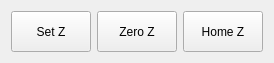
                     <widget class="QWidget" name="horizontalLayoutWidget_6">
                      <property name="geometry">
                       <rect>
                        <x>10</x>
                        <y>58</y>
                        <width>254</width>
                        <height>51</height>
                       </rect>
                      </property>
                      <layout class="QGridLayout" name="gridLayout_4">
                       <item row="0" column="0">
                        <widget class="AxisToolButton" name="axistoolbutton_2">
                         <property name="minimumSize">
                          <size>
                           <width>80</width>
                           <height>41</height>
                          </size>
                         </property>
                         <property name="text">
                          <string>Set Z</string>
                         </property>
                         <property name="joint_number" stdset="0">
                          <number>2</number>
                         </property>
                         <property name="axis_letter" stdset="0">
                          <string>Z</string>
                         </property>
                        </widget>
                       </item>
                       <item row="0" column="1">
                        <widget class="ActionButton" name="action_zero_z">
                         <property name="sizePolicy">
                          <sizepolicy hsizetype="Fixed" vsizetype="Fixed">
                           <horstretch>0</horstretch>
                           <verstretch>0</verstretch>
                          </sizepolicy>
                         </property>
                         <property name="minimumSize">
                          <size>
                           <width>80</width>
                           <height>41</height>
                          </size>
                         </property>
                         <property name="statusTip">
                          <string>ZERO AXIS Z</string>
                         </property>
                         <property name="text">
                          <string>Zero Z</string>
                         </property>
                         <property name="zero_axis_action" stdset="0">
                          <bool>true</bool>
                         </property>
                         <property name="template_label_option" stdset="0">
                          <bool>false</bool>
                         </property>
                         <property name="joint_number" stdset="0">
                          <number>2</number>
                         </property>
                         <property name="axis_letter" stdset="0">
                          <string>Z</string>
                         </property>
                         <property name="incr_imperial_number" stdset="0">
                          <double>0.010000000000000</double>
                         </property>
                         <property name="incr_mm_number" stdset="0">
                          <double>0.025000000000000</double>
                         </property>
                         <property name="incr_angular_number" stdset="0">
                          <double>-1.000000000000000</double>
                         </property>
                         <property name="toggle_float_option" stdset="0">
                          <bool>false</bool>
                         </property>
                         <property name="float_num" stdset="0">
                          <double>100.000000000000000</double>
                         </property>
                         <property name="float_alt_num" stdset="0">
                          <double>50.000000000000000</double>
                         </property>
                         <property name="view_type_string" stdset="0">
                          <string>P</string>
                         </property>
                         <property name="command_text_string" stdset="0">
                          <string/>
                         </property>
                         <property name="ini_mdi_number" stdset="0">
                          <number>0</number>
                         </property>
                         <property name="textTemplate" stdset="0">
                          <string>%1.3f in</string>
                         </property>
                         <property name="alt_textTemplate" stdset="0">
                          <string>%1.2f mm</string>
                         </property>
                        </widget>
                       </item>
                       <item row="0" column="2">
                        <widget class="ActionButton" name="action_home_z">
                         <property name="sizePolicy">
                          <sizepolicy hsizetype="Fixed" vsizetype="Fixed">
                           <horstretch>0</horstretch>
                           <verstretch>0</verstretch>
                          </sizepolicy>
                         </property>
                         <property name="minimumSize">
                          <size>
                           <width>80</width>
                           <height>41</height>
                          </size>
                         </property>
                         <property name="text">
                          <string>Home Z</string>
                         </property>
                         <property name="checkable">
                          <bool>true</bool>
                         </property>
                         <property name="indicator_option" stdset="0">
                          <bool>true</bool>
                         </property>
                         <property name="indicator_HAL_pin_option" stdset="0">
                          <bool>true</bool>
                         </property>
                         <property name="on_color" stdset="0">
                          <color>
                           <red>0</red>
                           <green>255</green>
                           <blue>0</blue>
                          </color>
                         </property>
                         <property name="off_color" stdset="0">
                          <color>
                           <red>255</red>
                           <green>0</green>
                           <blue>0</blue>
                          </color>
                         </property>
                         <property name="home_action" stdset="0">
                          <bool>true</bool>
                         </property>
                         <property name="template_label_option" stdset="0">
                          <bool>false</bool>
                         </property>
                         <property name="joint_number" stdset="0">
                          <number>1</number>
                         </property>
                         <property name="axis_letter" stdset="0">
                          <string>Z</string>
                         </property>
                         <property name="incr_imperial_number" stdset="0">
                          <double>0.010000000000000</double>
                         </property>
                         <property name="incr_mm_number" stdset="0">
                          <double>0.025000000000000</double>
                         </property>
                         <property name="incr_angular_number" stdset="0">
                          <double>-1.000000000000000</double>
                         </property>
                         <property name="toggle_float_option" stdset="0">
                          <bool>false</bool>
                         </property>
                         <property name="float_num" stdset="0">
                          <double>100.000000000000000</double>
                         </property>
                         <property name="float_alt_num" stdset="0">
                          <double>50.000000000000000</double>
                         </property>
                         <property name="view_type_string" stdset="0">
                          <string>P</string>
                         </property>
                         <property name="command_text_string" stdset="0">
                          <string/>
                         </property>
                         <property name="ini_mdi_number" stdset="0">
                          <number>0</number>
                         </property>
                         <property name="textTemplate" stdset="0">
                          <string>%1.3f in</string>
                         </property>
                         <property name="alt_textTemplate" stdset="0">
                          <string>%1.2f mm</string>
                         </property>
                        </widget>
                       </item>
                      </layout>
                     </widget>
